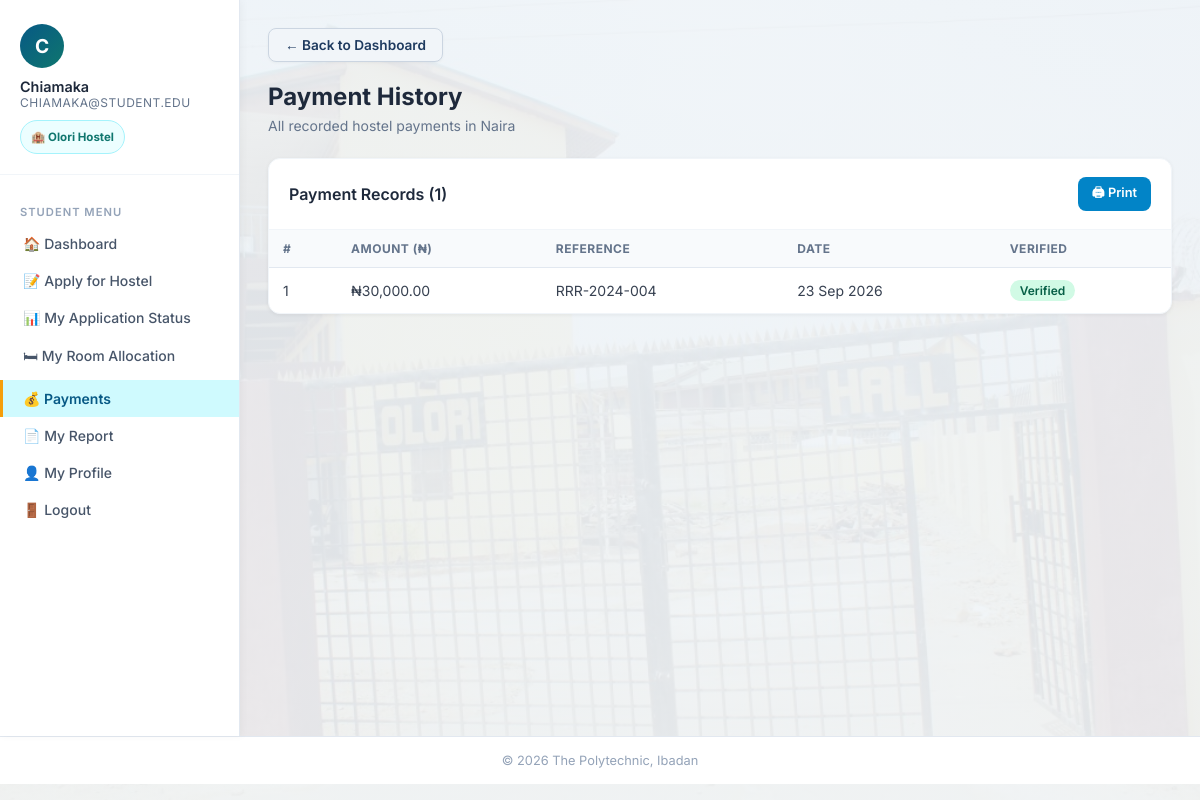
/student/payments.php (signed in), run on the app's committed database.
### tables this page shows
CREATE TABLE students (
    student_id INT AUTO_INCREMENT PRIMARY KEY,
    matric_no VARCHAR(13) NULL UNIQUE,
    form_no VARCHAR(30) NULL UNIQUE,
    full_name VARCHAR(200) NOT NULL,
    department VARCHAR(150) NOT NULL,
    level VARCHAR(20) NOT NULL,
    gender ENUM('Male','Female') NOT NULL,
    phone VARCHAR(20) NOT NULL,
    email VARCHAR(150) NOT NULL UNIQUE,
    password VARCHAR(255) NOT NULL,
    created_at DATETIME DEFAULT CURRENT_TIMESTAMP
);

CREATE TABLE allocations (
    allocation_id INT AUTO_INCREMENT PRIMARY KEY,
    student_id INT NOT NULL,
    room_id INT NOT NULL,
    bunk_number VARCHAR(10) NULL,
    allocation_date DATETIME DEFAULT CURRENT_TIMESTAMP,
    status ENUM('Active','Vacated') NOT NULL DEFAULT 'Active',
    FOREIGN KEY (student_id) REFERENCES students(student_id) ON DELETE CASCADE,
    FOREIGN KEY (room_id) REFERENCES rooms(room_id) ON DELETE CASCADE,
    INDEX idx_alloc_room_status (room_id,status),
    INDEX idx_alloc_student_status (student_id,status)
);

CREATE TABLE hostels (
    hostel_id INT AUTO_INCREMENT PRIMARY KEY,
    hostel_name VARCHAR(150) NOT NULL UNIQUE,
    hostel_type ENUM('Male','Female') NOT NULL,
    total_rooms INT NOT NULL DEFAULT 0,
    created_at DATETIME DEFAULT CURRENT_TIMESTAMP
);

CREATE TABLE payments (
    payment_id INT AUTO_INCREMENT PRIMARY KEY,
    student_id INT NOT NULL,
    amount DECIMAL(10,2) NOT NULL,
    payment_ref VARCHAR(100) NOT NULL UNIQUE,
    payment_date DATETIME DEFAULT CURRENT_TIMESTAMP,
    verified ENUM('Yes','No') NOT NULL DEFAULT 'No',
    verification_source VARCHAR(50) NULL,
    verified_at DATETIME NULL,
    FOREIGN KEY (student_id) REFERENCES students(student_id) ON DELETE CASCADE,
    INDEX idx_payment_student (student_id)
);

### student/payments.php (the view, shortened to what this page needs)
<?php
require_once '../includes/db.php';
$sid = $_SESSION['student_id'];
$student = $pdo->prepare("SELECT * FROM students WHERE student_id=?");
$student->execute([$sid]);
$student = $student->fetch();
$payments = $pdo->prepare("SELECT * FROM payments WHERE student_id=? ORDER BY payment_date DESC");
$payments->execute([$sid]);
$payments = $payments->fetchAll();
?>
<!DOCTYPE html>
<html lang="en">
<head>
<link rel="stylesheet" href="../css/style.css?v=6">
</head>
<body>
<div class="wrapper">
<?php $current_page = 'payments'; require_once '../includes/student_sidebar.php'; ?>
<main class="main">
    <a href="dashboard.php" class="back-btn">&larr; Back to Dashboard</a>
    <div class="page-title">Payment History</div>
    <div class="page-subtitle">All recorded hostel payments in Naira</div>
    <div class="card" style="margin-bottom:24px;">
        <div class="card-header">
            <h3>Payment Records (<?= count($payments) ?>)</h3>
            <button onclick="window.print()" class="btn btn-info btn-sm">🖨 Print</button>
        </div>
        <div class="table-wrap">
            <?php if (empty($payments)): ?>
                <div class="empty-state"><span class="empty-icon">💳</span><p>No payment records found.</p></div>
            <?php else: ?>
            <table>
                <thead><tr><th>#</th><th>Amount (₦)</th><th>Reference</th><th>Date</th><th>Verified</th></tr></thead>
                <tbody>
                <?php foreach ($payments as $i => $p): ?>
                <tr>
                    <td><?= $i+1 ?></td>
                    <td>₦<?= number_format($p['amount'], 2) ?></td>
                    <td><?= htmlspecialchars($p['payment_ref'] ?? 'N/A') ?></td>
                    <td><?= date('d M Y', strtotime($p['payment_date'])) ?></td>
                    <td><span class="badge <?= $p['verified'] === 'Yes' ? 'badge-success' : 'badge-warning' ?>"><?= $p['verified'] === 'Yes' ? 'Verified' : 'Pending' ?></span></td>
                </tr>
                <?php endforeach; ?>
                </tbody>
            </table>
            <?php endif; ?>
        </div>
    </div>
</main>
</div>
<div class="footer">&copy; <?= date('Y') ?> The Polytechnic, Ibadan</div>
</body>
</html>

### includes/student_sidebar.php
<?php
if (!isset($allocation) && isset($pdo, $_SESSION['student_id'])) {
    try {
        $allocStmt = $pdo->prepare("SELECT al.*, r.room_number, h.hostel_name, h.hostel_type
            FROM allocations al
            JOIN rooms r ON al.room_id=r.room_id
            JOIN hostels h ON r.hostel_id=h.hostel_id
            WHERE al.student_id=? AND al.status='Active' LIMIT 1");
        $allocStmt->execute([(int)$_SESSION['student_id']]);
        $allocation = $allocStmt->fetch();
    } catch (Exception $e) {
        $allocation = null;
    }
}
$active_page = $current_page ?? 'dashboard';
$student_name = $student['full_name'] ?? 'Student';
$first_name = explode(' ', trim($student_name))[0];
$student_id_label = !empty($student['email']) ? $student['email'] : (!empty($student['form_no']) ? $student['form_no'] : ($student['matric_no'] ?? ''));
$student_photo = $student['profile_photo'] ?? '';
?>
<aside class="sidebar no-print">
    <div class="user-info">
        <div class="avatar">
            <?php if (!empty($student_photo)): ?>
                <img src="../<?= htmlspecialchars($student_photo) ?>" alt="Student photograph" style="width:100%;height:100%;object-fit:cover;border-radius:50%;">
            <?php else: ?>
                <?= htmlspecialchars(strtoupper(substr($student_name, 0, 1))) ?>
            <?php endif; ?>
        </div>
        <div class="name"><?= htmlspecialchars($first_name) ?></div>
        <div class="role"><?= htmlspecialchars($student_id_label) ?></div>
        <div class="hostel-badge">
            <?php if (!empty($allocation['hostel_name'])): ?>
                🏨 <?= htmlspecialchars($allocation['hostel_name']) ?>
            <?php else: ?>
                🏨 Hostel not assigned
            <?php endif; ?>
        </div>
    </div>
    <nav class="sidebar-nav">
        <div class="nav-section">Student Menu</div>
        <a href="dashboard.php" class="<?= $active_page === 'dashboard' ? 'active' : '' ?>">🏠 Dashboard</a>
        <a href="apply.php" class="<?= $active_page === 'apply' ? 'active' : '' ?>">📝 Apply for Hostel</a>
        <a href="status.php" class="<?= $active_page === 'status' ? 'active' : '' ?>">📊 My Application Status</a>
        <a href="allocation.php" class="<?= $active_page === 'allocation' ? 'active' : '' ?>">🛏 My Room Allocation</a>
        <a href="payments.php" class="<?= $active_page === 'payments' ? 'active' : '' ?>">💰 Payments</a>
        <a href="reports.php" class="<?= $active_page === 'reports' ? 'active' : '' ?>">📄 My Report</a>
        <a href="profile.php" class="<?= $active_page === 'profile' ? 'active' : '' ?>">👤 My Profile</a>
        <a href="logout.php">🚪 Logout</a>
    </nav>
</aside>

### css/style.css (style rules this page uses)
* { margin: 0; padding: 0; box-sizing: border-box; }
body { font-family: 'Inter', sans-serif; background-image: linear-gradient(rgba(240,244,248,0.93), rgba(240,244,248,0.93)), url('../assets/olorihostel.jpg'); background-position: center; background-size: cover; background-attachment: fixed; color: #1e293b; min-height: 100vh; }
.btn { display: inline-flex; align-items: center; justify-content: center; gap: 7px; padding: 11px 22px; border-radius: 8px; font-size: 0.875rem; font-weight: 600; font-family: 'Inter', sans-serif; cursor: pointer; border: none; transition: all 0.2s; text-decoration: none; }
.btn-info { background: #0284c7; color: white; }
.btn-sm { padding: 6px 14px; font-size: 0.8rem; }
.back-btn { display: inline-flex; align-items: center; gap: 8px; background: #ffffff; border: 1.5px solid #cbd5e1; color: #1e293b; font-size: 0.825rem; font-weight: 600; padding: 7px 14px; border-radius: 8px; text-decoration: none; margin-bottom: 18px; box-shadow: 0 1px 3px rgba(0,0,0,0.04); transition: all 0.2s; cursor: pointer; }
.wrapper { display: flex; min-height: calc(100vh - 64px); }
.sidebar { width: 240px; background: white; border-right: 1px solid #e2e8f0; padding: 24px 0; flex-shrink: 0; box-shadow: 2px 0 8px rgba(0,0,0,0.04); }
.sidebar .user-info { padding: 0 20px 20px; border-bottom: 1px solid #f1f5f9; margin-bottom: 16px; }
.sidebar .user-info .avatar { width: 44px; height: 44px; background: linear-gradient(135deg, #075985 0%, #0f766e 100%); border-radius: 50%; display: flex; align-items: center; justify-content: center; color: white; font-size: 1.2rem; font-weight: 700; margin-bottom: 10px; }
.sidebar .user-info .name { font-size: 0.9rem; font-weight: 600; color: #1e293b; }
.sidebar .user-info .role { font-size: 0.75rem; color: #64748b; text-transform: uppercase; letter-spacing: 0.5px; }
.sidebar .user-info .hostel-badge { margin-top: 10px; padding: 8px 10px; border-radius: 999px; background: #ecfeff; border: 1px solid #a5f3fc; color: #0f766e; font-size: 0.72rem; font-weight: 700; line-height: 1.4; display: inline-block; }
.sidebar-nav a { display: flex; align-items: center; gap: 10px; padding: 10px 20px; color: #475569; text-decoration: none; font-size: 0.875rem; font-weight: 500; transition: all 0.2s; border-left: 3px solid transparent; }
.sidebar-nav a.active { background: #cffafe; color: #075985; border-left-color: #f59e0b; font-weight: 600; }
.sidebar-nav .nav-section { font-size: 0.7rem; text-transform: uppercase; letter-spacing: 1px; color: #94a3b8; padding: 14px 20px 6px; font-weight: 600; }
.main { flex: 1; padding: 28px; overflow-x: hidden; }
.page-title { font-size: 1.5rem; font-weight: 700; color: #1e293b; margin-bottom: 6px; }
.page-subtitle { font-size: 0.875rem; color: #64748b; margin-bottom: 24px; }
.card { background: white; border-radius: 12px; box-shadow: 0 1px 4px rgba(0,0,0,0.06); border: 1px solid #f1f5f9; overflow: hidden; margin-bottom: 24px; }
.card-header { padding: 18px 20px; border-bottom: 1px solid #f1f5f9; display: flex; align-items: center; justify-content: space-between; }
.card-header h3 { font-size: 1rem; font-weight: 600; color: #1e293b; }
.table-wrap { overflow-x: auto; }
table { width: 100%; border-collapse: collapse; font-size: 0.875rem; }
thead th { background: #f8fafc; padding: 11px 14px; text-align: left; font-size: 0.75rem; font-weight: 700; color: #64748b; text-transform: uppercase; letter-spacing: 0.5px; border-bottom: 1px solid #e2e8f0; }
tbody td { padding: 12px 14px; border-bottom: 1px solid #f1f5f9; color: #374151; vertical-align: middle; }
tbody tr:last-child td { border-bottom: none; }
.badge { display: inline-block; padding: 3px 10px; border-radius: 20px; font-size: 0.75rem; font-weight: 600; }
.badge-success { background: #d1fae5; color: #065f46; }
.back-btn { display: inline-flex; align-items: center; gap: 8px; padding: 8px 16px; margin-bottom: 20px; background: #f1f5f9; color: #1e3a5f; font-size: 0.85rem; font-weight: 600; text-decoration: none; border-radius: 8px; border: 1px solid #cbd5e1; transition: all 0.2s ease; cursor: pointer; }
.footer { background: white; border-top: 1px solid #e2e8f0; padding: 16px 28px; text-align: center; font-size: 0.8rem; color: #94a3b8; }

### data on the page
students: full_name "C", full_name "Chiamaka", email "CHIAMAKA@STUDENT.EDU"
allocations: hostels.hostel_name "Olori Hostel"
payments: amount "30,000.00", payment_ref "RRR-2024-004", payment_date "23 Sep 2026", verified "Verified"

### other printed values
count($payments) "1"
